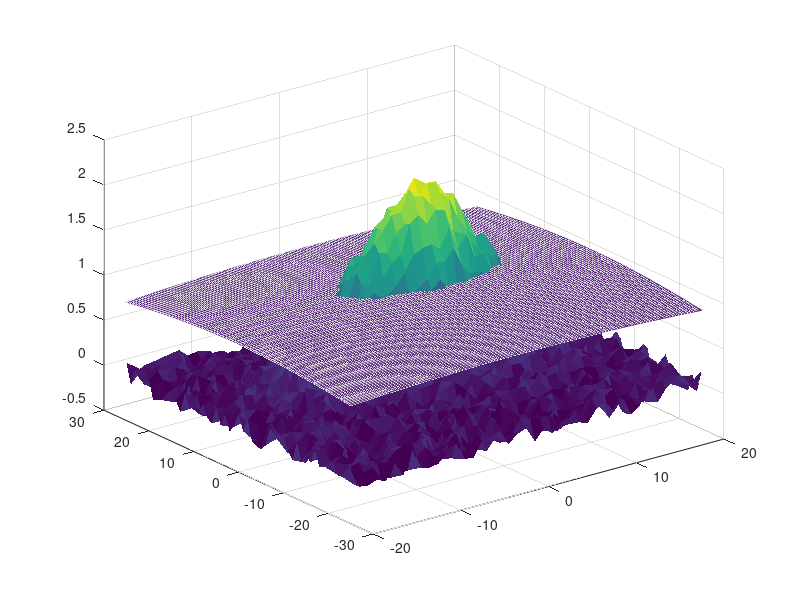

Here is the MATLAB script that generated this plot: (Note: this script raises an error after producing the figure.)
%%%%%%%%%%%%%%%%%%%%%%%%%%%%%%%%%%%%%%%%%%%%%%%%%%%%%%%%%%%%%%%%%%%%%%%%%%%
%
%                   Fit a 2D Gaussian Function to Data
%
%  Created by G. Nootz, May 2012. and modif by: Manuel A. Diaz, Jan 2016.
%
%%%%%%%%%%%%%%%%%%%%%%%%%%%%%%%%%%%%%%%%%%%%%%%%%%%%%%%%%%%%%%%%%%%%%%%%%%%
% PURPOSE:  
%   Fit a 2D gaussian centroid to simulated data.
% 
% INPUT:
%   Data: two-dimensional array of size nxn.
%   x0 = [Amp,x0,wx,y0,wy,theta]: Inital guess parameters.
%   x = [Amp,x0,wx,y0,wy,theta]: simulated gaussian parameters.
%   noise: noise in % of centroid peak value, A(1).
%
% OUTPUT: 
%   Gaussian function parameters.
%
% NOTE:
%   1.This routine uses Matlab's 'lsqcurvefit' function to fit.
%   2.The initial values in x0 must be close to x in order for the fit
%   to converge to the values of x (especially if noise is added).
% 
% MODIFS
%   -Code is re-formulated into a single and simpler implementation.
% 
%%%%%%%%%%%%%%%%%%%%%%%%%%%%%%%%%%%%%%%%%%%%%%%%%%%%%%%%%%%%%%%%%%%%%%%%%%%
clear all; % memory
close all; % windows

%% ---Fitting Functions---
%
% Coeficients A convention:
%	A = [Amplitude, x0, x-Width, y0, y-Width, Angle(in Radians)]
%
% X-data convention:
%	X is of size(n,n,2) where 
%	X(:,:,1) : x-coordinates,  
%	X(:,:,2) : y-coordinates.
%
% In this numerical test we use two-dimensional fitting functions:

% 1. 2D Gaussian function ( A requires 5 coefs ).
g = @(A,X) A(1)*exp( -((X(:,:,1)-A(2)).^2/(2*A(3)^2) + (X(:,:,2)-A(4)).^2/(2*A(5)^2)) );

% 2. 2D Rotated Gaussian function ( A requires 6 coefs ).
f = @(A,X) A(1)*exp( -(...
    ( X(:,:,1)*cos(A(6))-X(:,:,2)*sin(A(6)) - A(2)*cos(A(6))+A(4)*sin(A(6)) ).^2/(2*A(3)^2) + ... 
    ( X(:,:,1)*sin(A(6))+X(:,:,2)*cos(A(6)) - A(2)*sin(A(6))-A(4)*cos(A(6)) ).^2/(2*A(5)^2) ) );

%% ---Parameters---
n = 40; m = 50;         % n x m pixels area/data matrix
A0 = [1,0,50,0,50,0];   % Inital (guess) parameters
InterpMethod='nearest'; % 'nearest','linear','spline','cubic'
FitOrientation='fit';	% 'fit': fit for orientation, 'dont' fit for orientation

%% ---Build numerical Grids---
% Numerical Grid
[x,y]=meshgrid(-n/2:n/2,-m/2:m/2); X=zeros(m+1,n+1,2); X(:,:,1)=x; X(:,:,2)=y;
% High Resolution Grid
h=3; [xh,yh]=meshgrid(-n/2:1/h:n/2,-m/2:1/h:m/2); Xh=zeros(h*m+1,h*n+1,2); Xh(:,:,1)=xh; Xh(:,:,2)=yh;

%% ---Build Sample to be fitted---
% Sample Parameters:
A_s = [2, 2.2, 7, 3.4, 4.5, pi/25]; % The original example

% Build Sample data,
S = f(A_s,X);

% Generate Noise in sample data: 
noise=(15/100)*A_s(1); S=S+noise*(rand(size(x))-0.5);

%% ---Fit---
% Define lower and upper bounds [Amp,xo,wx,yo,wy,fi]
lb = [0,-n/2,0,-n/2,0,0];
ub = [realmax('double'),n/2,(n/2)^2,n/2,(n/2)^2,pi/4];

% Fit sample data
switch FitOrientation
    case 'dont', [A,resnorm,res,flag,output] = lsqcurvefit(g,A0(1:5),X,S,lb(1:5),ub(1:5));
    case 'fit',  [A,resnorm,res,flag,output] = lsqcurvefit(f,A0,X,S,lb,ub);
    otherwise, error('invalid entry');
end
disp(output); % display summary of LSQ algorithm

%% ---Plot Data---
% Plot 3D Data and Fitted curve
hf1=figure(1); %set(hf1,'Position',[1000 600 800 500]); 
switch FitOrientation
    case 'dont', C=del2(g(A,Xh)); mesh(xh,yh,g(A,Xh),C); hold on
    case 'fit',  C=del2(f(A,Xh)); mesh(xh,yh,f(A,Xh),C); hold on
end
surface(x,y,S,'EdgeColor','none'); alpha(0.5); 
colormap('pink'); view(-60,20); grid on; hold off

% Plot Sample Pixels data
hf2=figure(2); set(hf2,'Position',[20 20 800 800]); 
subplot(4,4,[5,6,7,9,10,11,13,14,15]); imagesc(x(1,:),y(:,1),S); 
colormap('hot');

% Output and compare data and fitted function coefs
text(-n/2-5,m/2+5.0,sprintf('\t Amplitude \t X-Coord \t X-Width \t Y-Coord \t Y-Width \t Angle'),'Color','black');
text(-n/2-5,m/2+6.2,sprintf('Set \t %1.3f \t %1.3f \t %1.3f \t %1.3f \t %1.3f \t %1.3f',A_s),'Color','blue');
text(-n/2-5,m/2+7.4,sprintf('Fit \t %1.3f \t %1.3f \t %1.3f \t %1.3f \t %1.3f \t %1.3f',A),'Color','red');

% Plot vertical and horizontal axis
vx_h=x(1,:); vy_v=y(:,1);
switch FitOrientation
    case 'fit', M=-tan(A(6));
        % generate points along _horizontal & _vertical axis
        vy_h=M*(vx_h-A(2))+A(4); hPoints = interp2(x,y,S,vx_h,vy_h,InterpMethod);
        vx_v=M*(A(4)-vy_v)+A(2); vPoints = interp2(x,y,S,vx_v,vy_v,InterpMethod);
    case 'dont', A(6)=0; 
        % generate points along _horizontal & _vertical axis
        vy_h=A(4)*ones(size(vx_h)); hPoints = interp2(x,y,S,vx_h,vy_h,InterpMethod);
        vx_v=A(2)*ones(size(vy_v)); vPoints = interp2(x,y,S,vx_v,vy_v,InterpMethod);
end

% plot lines 
hold on; plot(A(2),A(4),'+b',vx_h,vy_h,'.r',vx_v,vy_v,'.g'); hold off;

% Plot cross sections 
dmin=1.1*min(S(:)); xfit=xh(1,:); hfit=A(1)*exp(-(xfit-A(2)).^2/(2*A(3)^2));
dmax=1.1*max(S(:)); yfit=yh(:,1); vfit=A(1)*exp(-(yfit-A(4)).^2/(2*A(5)^2));
subplot(4,4,[1,2,3]); xposh = (vx_h-A(2))/cos(A(6))+A(2); 
plot(xposh,hPoints,'r.',xfit,hfit,'black'); grid on; axis([-n/2,n/2,dmin,dmax]);
subplot(4,4,[8,12,16]); xposv = (vy_v-A(4))/cos(A(6))+A(4); 
plot(vPoints,xposv,'g.',vfit,yfit,'black'); grid on; axis([dmin,dmax,-m/2,m/2]); 
set(gca,'YDir','reverse');